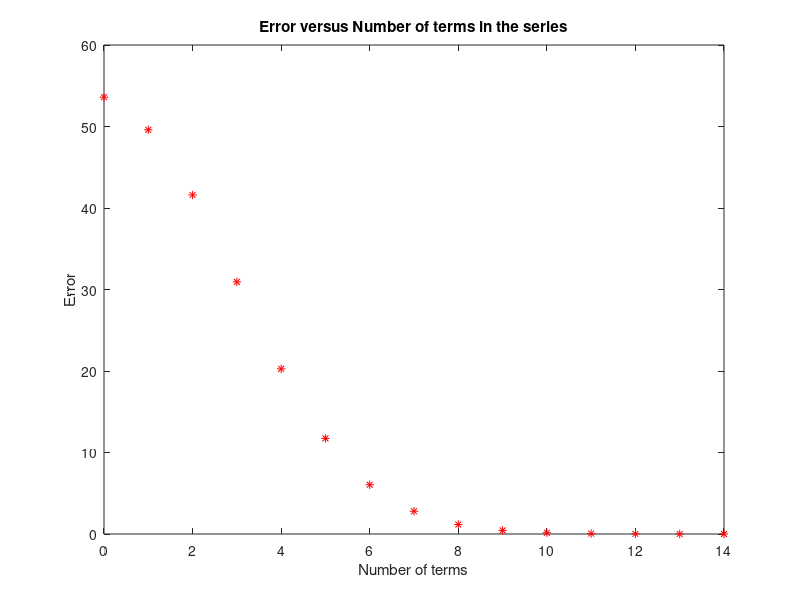

The MATLAB source for this figure:

%%
%Programme to approximate the value of a function using taylor series
%Initialisation
clear;

n=1:6;%Define the number of terms in your taylor expansion
unknown_x=4; %Point where you want to approximate the function
h=unknown_x;%Taylor expansion step size
max_terms=15; %Define the length of your series
%%
%Calculating the series
for k=1:max_terms
n=0:k-1;   
series_terms=@(n,h) ((h.^n))./factorial(n);
approx(k)=sum(series_terms(n,h));
end
%%
%Plot
analytical=exp(unknown_x)*ones(1,max_terms);
error=abs(analytical-approx);%Absolute value
plot(n,error,'r*');
title('Error versus Number of terms in the series')
xlabel('Number of terms');
ylabel('Error');
disp('Analytical solution is =')
disp(analytical(1,1));
disp('Approximated solution is =')
disp(approx(1,max_terms));






